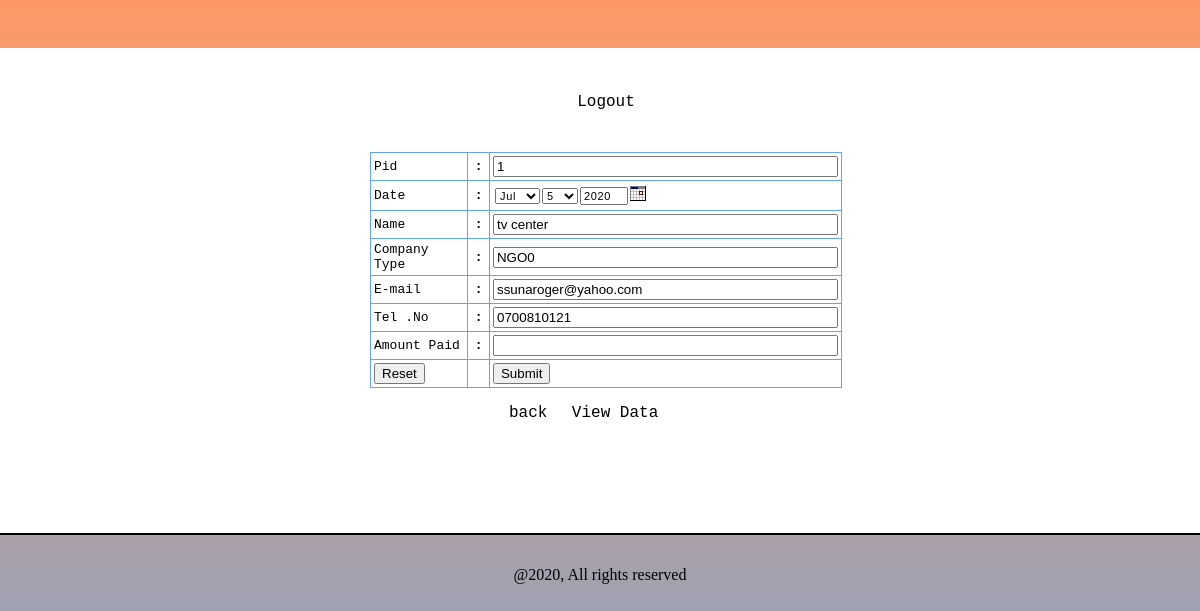
Screenshot of /pay.php?pid=1 with the database file from the repository.
### tables this page shows
CREATE TABLE IF NOT EXISTS `application` (
  `pid` int(44) NOT NULL AUTO_INCREMENT,
  `name` varchar(44) NOT NULL,
  `tel` varchar(44) NOT NULL,
  `email` varchar(44) NOT NULL,
  `iwe` varchar(44) NOT NULL,
  `co` varchar(44) NOT NULL,
  `choice` varchar(44) NOT NULL,
  `name2` varchar(44) NOT NULL,
  `natel` varchar(44) NOT NULL,
  `dat` varchar(44) NOT NULL,
  PRIMARY KEY (`pid`)
);

### pay.php (the view, shortened to what this page needs)
<?php
$pid=$_GET['pid'];
$sql="select * from application where pid='$pid'";
$result=mysql_query($sql) or die(mysql_error());
while($recs=mysql_fetch_array($result))
	{
	$pid=$recs['pid'];
	$name=$recs['name'];
	$co=$recs['co'];
	$email=$recs['email'];
	$tel=$recs['tel'];
	}
	?>
<html><head>
	<link href="config/style.css" rel="stylesheet" type="text/css">
</head><body leftmargin="0" topmargin="0" bgcolor="#d7d7e5" marginheight="0" marginwidth="0">
		<table width="101%" border="0" cellpadding="0" cellspacing="0">
			<tbody>
			<tr>
                            <td height="48">
                            <p style="margin-top: 0pt; margin-bottom: 0pt;" align="center">&nbsp;              </p></td>
              </tr>
            <tr>
                            <td bordercolor="#666666" style="border-bottom-style: solid; border-bottom-width: 1px;" bgcolor="#ffffff" height="88">
                            <table width="945" border="0" align="center" cellpadding="0" cellspacing="0">
                              <tr>
                                <td height="45">&nbsp;</td>
                              </tr>
                              <tr>
                                <td><div align="center"><a href="index.php">Logout</a><br>
                                  </div>
                                  <form name="myform" method="post" action="register.php">
                                  <p>&nbsp;</p>
                                  <table width="472" border="0" align="center" cellpadding="3" cellspacing="1" bgcolor="#62A6E3">
                                    <tr>
                                      <td bgcolor="#FFFFFF">Pid</td>
                                      <td bgcolor="#FFFFFF"><div align="center"><strong>:</strong></div></td>
                                      <td bgcolor="#FFFFFF"><input name="pid" type="text" value="<?php echo $pid; ?>" size="40" readonly="true" /></td>
                                    </tr>
                                    <tr>
                                      <td bgcolor="#FFFFFF">Date</td>
                                      <td bgcolor="#FFFFFF"><div align="center"><strong>:</strong></div></td>
                                      <td bgcolor="#FFFFFF"><script>DateInput('dat', true, 'DD-MON-YYYY')</script></td>
                                    </tr>
                                    <tr>
                                      <td width="129" bgcolor="#FFFFFF">Name</td>
                                      <td width="22" bgcolor="#FFFFFF"><div align="center"><strong>:</strong></div></td>
                                      <td width="146" bgcolor="#FFFFFF"><input name="name" type="text" id="name" value="<?php echo $name; ?>" size="40" readonly="true" /></td>
                                    </tr>
                                    <tr>
                                      <td bgcolor="#FFFFFF">Company Type</td>
                                      <td bgcolor="#FFFFFF"><div align="center"><strong>:</strong></div></td>
                                      <td bgcolor="#FFFFFF"><input name="co" type="text" id="co" value="<?php echo $co; ?>" size="40" readonly="true" /></td>
                                    </tr>
                                    <tr>
                                      <td bgcolor="#FFFFFF">E-mail</td>
                                      <td bgcolor="#FFFFFF"><div align="center"><strong>:</strong></div></td>
                                      <td bgcolor="#FFFFFF"><input name="email" type="text" id="email" value="<?php echo $email; ?>" size="40" readonly="true" /></td>
                                    </tr>
                                    <tr>
                                      <td bgcolor="#FFFFFF">Tel .No</td>
                                      <td bgcolor="#FFFFFF"><div align="center"><strong>:</strong></div></td>
                                      <td bgcolor="#FFFFFF"><input name="tel" type="text" id="tel" value="<?php echo $tel; ?>" size="40" readonly="true" /></td>
                                    </tr>
                                    <tr>
                                      <td bgcolor="#FFFFFF">Amount Paid </td>
                                      <td bgcolor="#FFFFFF"><div align="center"><strong>:</strong></div></td>
                                      <td bgcolor="#FFFFFF"><input name="amt" type="text" id="amt" size="40" /></td>
                                    </tr>
                                    <tr>
                                      <td bgcolor="#FFFFFF"><input name="Submit2" type="reset" value="Reset" /></td>
                                      <td bgcolor="#FFFFFF">&nbsp;</td>
                                      <td bgcolor="#FFFFFF"><input name="Submit" type="submit" value="Submit" /></td>
                                    </tr>
                                  </table>
                                  </form>
                                                               </td>
                              </tr>
                              <tr>
                                <td><div align="center">
                                  <div align="center">
                                    <table width="200" border="0">
                                      <tr>
                                        <td><a href="viewa.php">back</a></td>
                                        <td><a href="editamtv.php">View Data</a></td>
                                      </tr>
                                    </table>
                                    <a href="viewa.php"></a><br>
                                  </div>
                                </div></td>
                              </tr>
                              <tr>
                                <td height="78">&nbsp;</td>
                              </tr>
                            </table>
              <p style="margin-top: 0pt; margin-bottom: 0pt;" align="center">&nbsp;</p></td>
              </tr>
			<tr>
			  <td style="border-top-style: solid; border-top-width: 1px;">&nbsp;</td>
			</tr>
</tbody></table>
<p align="center"> @<?php echo date('Y')?>, All rights reserved</p>
	</body></html>

### config/style.css (style rules this page uses)
td { font-family: monospace; font-size: 13px; }

### pay.php (style rules this page uses)
a:link { text-decoration: none; }
body { background-image: url(images/bg.jpg); }

### rows the page displays
application: pid "1", name "tv center", co "NGO0", email "ssunaroger@yahoo.com", tel "0700810121"
